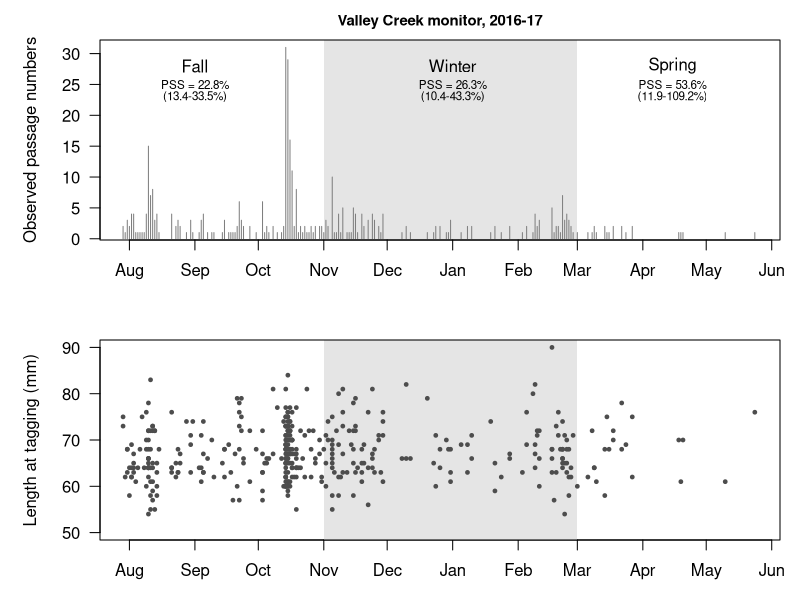

The R script that drew this image: (Note: this script raises an error after producing the figure.)
# Figure 6: Instream monitors----

instream_detections <- read.csv("data/instream_detections.csv")
instream_detections$DateDetected <- as.Date(instream_detections$DateDetected, origin = "1970-01-01", format = "%m/%d/%y")

instream_lengths <- read.csv("data/taglength_instreamdet.csv")
instream_lengths$DateDetected <- as.Date(instream_lengths$DateDetected, origin = "1970-01-01", format = "%m/%d/%y")


#counts detected
instream_detections <- instream_detections[instream_detections$Count > 0,]
dat1 <- instream_detections[instream_detections$InstreamMonitor == "Valley",]
dat1 <- dat1[order(dat1$DateDetected),]
dat1 <- dat1[6:nrow(dat1),] # first few days for this location reflect high movement after tagging and instream monitor is very nearby
x1 <- dat1$DateDetected
y1 <- dat1$Count

# lengths of fish detected
dat3 <- instream_lengths[instream_lengths$InstreamMonitor == "Valley",]
dat3 <- dat3[order(dat3$DateDetected),]
min(dat1$DateDetected)
dat3 <- dat3[dat3$DateDetected >= min(dat1$DateDetected),]
x3 <- dat3$DateDetected
y3 <- dat3$Length

png("plots4ms/instream_monitors2.png", width = 7, height = 6, units = "in", res = 600)
par(mar = c(3,5,2,1), oma = c(rep(0,4)), mfrow = c(2,1), cex.main = 0.9)
plot(x1, y1, type = "n", las = 1, xlim = c(as.Date("2016-07-30"), as.Date("2017-05-24")), axes = F,
     ylab = "Observed passage numbers", main = "Valley Creek monitor, 2016-17", xlab = "", cex = 0.9, xaxt = 'n')
x_ticks <- pretty(x1, 8)
axis.Date(side = 1, x1, at = x_ticks); axis(side = 2, las = 1)
rect(x_ticks[5], 0, x_ticks[9], (max(y1) + 5), col = "gray90", border = NA)
arrows(x1, 0, x1, y1, code = 3, length = 0, angle = 90, col = "gray50")
text(x_ticks[3], 28, "Fall")
text(x_ticks[3], 25, "PSS = 22.8%", cex = 0.7)
text(x_ticks[3], 23, "(13.4-33.5%)", cex = 0.7)
text(x_ticks[7], 28, "Winter")
text(x_ticks[7], 25, "PSS = 26.3%", cex = 0.7)
text(x_ticks[7], 23, "(10.4-43.3%)", cex = 0.7)
text(as.Date("2017-04-15"), 28, "Spring")
text(as.Date("2017-04-15"), 25, "PSS = 53.6%", cex = 0.7)
text(as.Date("2017-04-15"), 23, "(11.9-109.2%)", cex = 0.7)
box()

plot(x3, y3, type = "n", las = 1, xlim = c(as.Date("2016-07-30"), as.Date("2017-05-24")), axes = F,
     ylim = c(50, 90), ylab = "Length at tagging (mm)", xlab = "", cex = 0.9, xaxt = 'n')
x_ticks <- pretty(x3, 8)
axis.Date(side = 1, x3, at = pretty(x3, 8)); axis(side = 2, las = 1)
rect(x_ticks[5], 0, x_ticks[9], (max(y3) + 5), col = "gray90", border = NA)
points(x3, y3, col = "gray30", pch = 19, cex = 0.5)
box()

dev.off()

write.csv(instream_detections, file = "plots4ms/instream_detections.csv")
write.csv(instream_lengths, file = "plots4ms/instream_lengths.csv")
